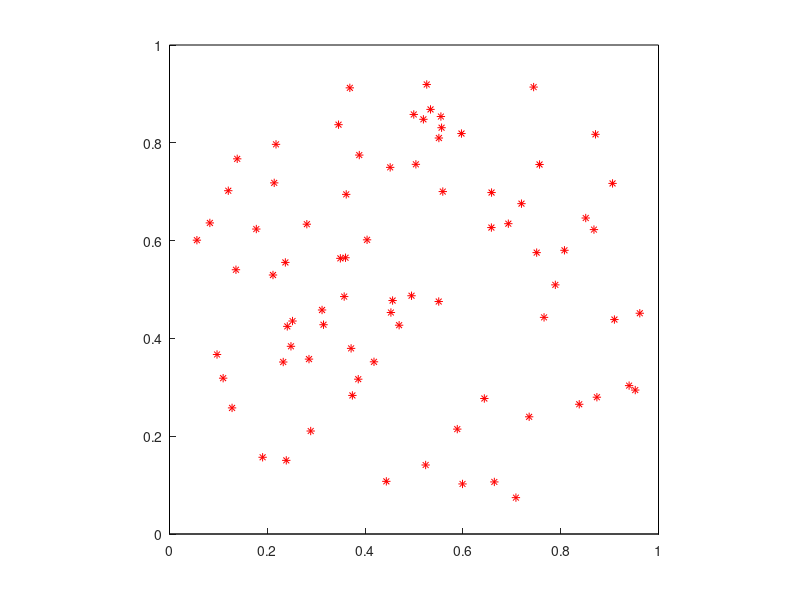

This figure's MATLAB source:
N = 100;
nrPuncte = 0;
hold on;
axis square;
rectangle('Position',[0,0,1,1]);
for i = 1 : N
  X = rand;
  Y = rand;
  
  % verificam daca apartine cercului
  if pdist([[X,Y];[1/2,1/2]]) < 1/2
    plot(X,Y,'*r');
    nrPuncte = nrPuncte + 1;
  end
  
endfor

disp(nrPuncte / N);
